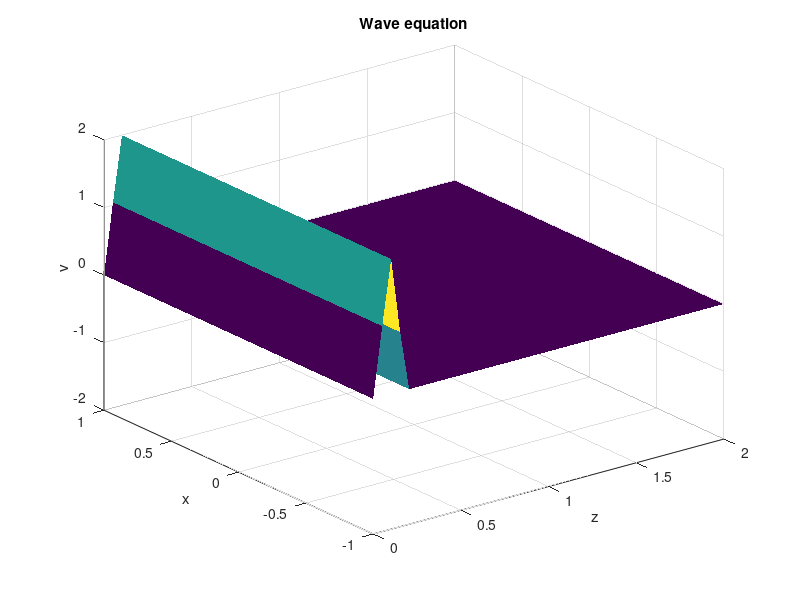

Write the MATLAB code that produced this figure. (Note: this script raises an error after producing the figure.)
clear all
close all force

%%
tic
xMin = -1;
xMax = 1;
zMin = 0;
zMax = 2;
tMin = 0;
tMax = 2;

Dx = 0.02;
Dz = 0.05;
Dt = 0.0004;


Nx = round((xMax-xMin)/Dx);
Nz = round((zMax-zMin)/Dz);
Nt = round((tMax-tMin)/Dt);
xs = (linspace(xMin, xMax, Nx));
zs = (linspace(zMin, zMax, Nz));
ts = (linspace(tMin, tMax, Nt));
    
%V = @(x) 1/2.*(cos(pi.*x)) + 1;
V = @(x) 1/2 + exp(-x.^2);
eta = 5.*10.^(-4);
etaC = 1/1000;
nuV = 3/1000;
N = 10;

vNow = zeros(Nx, Nz);
vNext = zeros(Nx, Nz);
UNow = zeros(Nx, Nz);
UNext = zeros(Nx, Nz);

%%

%v_x_z_t0 = @(x,z) exp(-(z-(zMax-zMin)/2).^2 - (x-(xMax-xMin)/2).^2); % v(x, z, t=0)
%v_x_z_t0 = @(x,z) (1+cos(10.*pi.*(z-1/10))).*(z < 2/10) + (1+cos(10*pi.*(z-3/10))).*((2/10 < z) & (z < 4/10)) + 0.*x; % v(x, z, t=0)
v_x_z_t0 = @(x,z) (1+cos(N.*pi.*(z-1/N))).*(z < 2/N) + 0.*x; % v(x, z, t=0)
U_x_z_t0 = @(x,z) (N.*pi.*V(x).*sin(N.*pi.*(z-1/N))) .*(z < 2/N); % v_t(x, z, t=0)
%U_x_z_t0 = @(x,z)  V(x) .* v_x_z_t0(x, z);

v_x0_z_t = @(z, t) 0; % v(x=xMin, z, t)
v_x1_z_t = @(z, t) 0; % v(x=xMax, z, t)
U_x0_z_t = @(z, t) 0; % v_t(x=xMin, z, t)
U_x1_z_t = @(z, t) 0; % v_t(x=xMax, z, t)

v_x_z0_t = @(x, t) 0; % v(x, z=zMin, t)
v_x_z1_t = @(x, t) 0; % v(x, z=zMax, t)
U_x_z0_t = @(x, t) 0; % v_t(x, z=zMin, t)
U_x_z1_t = @(x, t) 0; % v_t(x, z=zMax, t)

%%
vNow(:, :) = v_x_z_t0(xs', zs);
UNow(:,:) = U_x_z_t0(xs', zs);

r1 = max(Dt.*(V(xs')./Dz).^2)
r2 = (eta + nuV) .* Dt./(Dx.^2)
r3 = (etaC) .* Dt./(Dz.^2)
r4 =  (-nuV.*eta).*Dt./(Dx.^4)
r5 = (-nuV.*etaC).*Dt./(Dz.^4)
r6 = (-nuV.*eta - nuV.*etaC) .*Dt.*4./(Dx.^2 .* Dz.^2)


%%
% 
% variable = {'x'; 'z'; 't'; 'extra info'};
% Number = [Nx;Nz;Nt; 0];
% StepSize = [Dx;Dz;Dt; 0];
% Range = [xMin xMax;zMin zMax;tMin tMax; [0 0]];
% V_at_Min = {v_x0_z_t; v_x_z0_t; v_x_z_t0; 'na'};
% V_at_Max = {v_x1_z_t; v_x_z1_t; 'na'; 'na'};
% Derivative_at_Min = {U_x0_z_t; U_x_z0_t; U_x_z_t0; 'na'};
% Derivative_at_Max = {U_x1_z_t; U_x_z1_t; 'na'; 'na'};
% AlfvenSpeed = {'na'; 'na'; 'na'; V};
% eta_etaC_nuV = {'na'; 'na'; 'na'; [eta etaC nuV]};
% Constants = {'na'; 'na'; N; 'na'};
% 
% T = table(variable, Number, StepSize, Range, V_at_Min, V_at_Max, Derivative_at_Min, Derivative_at_Max, AlfvenSpeed, eta_etaC_nuV, Constants);

%%

%F = uifigure("Position",[200 200 1200 200]);
%uitable(F, "Data",T, "Position",[1 1 1200 200])

%%
w = waitbar(0,'1','Name','Simulating',...
    'CreateCancelBtn','setappdata(gcbf,''canceling'',1)');

handle_line = surf(zs, xs,vNow(:,:),'LineWidth',1, 'LineStyle','none');
axis([0,min(4, zMax),xMin,xMax,-2,2]);
xlabel('z'); ylabel('x'); zlabel('v');
%handle_line = plot(zs, vNow(1,:), 'LineWidth',1);
title('Wave equation');

%%

%M(Nt) = struct('cdata',[],'colormap',[]);
%v = VideoWriter("./Movies/alfvenHarm4", "MPEG-4");
%open(v);

for it=2:Nt

    if getappdata(w, 'canceling')
        break;
    end

    vNext(:, 3:Nz-2) = vNow(:, 3:Nz-2) + Dt .* UNow(:, 3:Nz-2);

    for ix=1:Nx
        
        UNext(ix, 3:Nz-2) = UNow(pos(ix, Nx), 3:Nz-2) + ...
        Dt.*(V(xs(pos(ix, Nx))')./Dz).^2 .* (vNow(pos(ix, Nx), 4:Nz-1) - 2.*vNow(pos(ix, Nx), 3:Nz-2) + vNow(pos(ix, Nx), 2:Nz-3) ) + ...
        (eta + nuV) .* Dt./(Dx.^2) .* (UNow(pos(ix+1, Nx), 3:Nz-2) - 2.*UNow(pos(ix, Nx), 3:Nz-2) + UNow(pos(ix-1, Nx), 3:Nz-2)) + ...
        (etaC) .* Dt./(Dz.^2) .* (UNow(pos(ix, Nx), 4:Nz-1) - 2.*UNow(pos(ix, Nx), 3:Nz-2) + UNow(pos(ix, Nx), 2:Nz-3)) + ...
        (-nuV.*eta).*Dt./(Dx.^4) .* ( vNow(pos(ix+2, Nx),  3:Nz-2) - 4.*vNow(pos(ix+1, Nx),  3:Nz-2) + 6.*vNow(pos(ix, Nx),  3:Nz-2) - 4.*vNow(pos(ix-1, Nx),  3:Nz-2) + vNow(pos(ix-2, Nx),  3:Nz-2)) + ...
        (-nuV.*etaC).*Dt./(Dz.^4) .* (vNow(pos(ix, Nx), 5:Nz) - 4.*vNow(pos(ix, Nx), 4:Nz-1) + 6.*vNow(pos(ix, Nx), 3:Nz-2) - 4.*vNow(pos(ix, Nx), 2:Nz-3) + vNow(pos(ix, Nx), 1:Nz-4)) + ...
        (-nuV.*eta - nuV.*etaC) .*Dt.*4./(Dx.^2 .* Dz.^2) .* ( ...
            vNow(pos(ix+1, Nx),4:Nz-1) - 2.*vNow(pos(ix, Nx), 4:Nz-1) + vNow(pos(ix-1, Nx), 4:Nz-1) + ...
            vNow(pos(ix+1, Nx), 2:Nz-3) -2.*vNow(pos(ix, Nx), 2:Nz-3) + vNow(pos(ix-1, Nx), 2:Nz-3) + ...
            (-2).*(vNow(pos(ix+1, Nx), 3:Nz-2) - 2.*vNow(pos(ix, Nx),3:Nz-2) + vNow(pos(ix-1, Nx), 3:Nz-2)  ));
    end

    vNow = vNext;
    UNow = UNext;

    % BC
    %vNow(1, :) = v_x0_z_t(zs, ts(it)); % v(x=xMin, z, t)
    %vNow(Nx, :) = v_x1_z_t(zs, ts(it)); % v(x=xMax, z, t)
    %UNow(1, :) = U_x0_z_t(zs, ts(it)); % v_t(x=xMin, z, t)
    %UNow(Nx, :) = U_x1_z_t(zs, ts(it)); % v_t(x=xMax, z, t)

    
    %vNow(:, 1) = v_x_z0_t(xs, ts(it)); % v(x, z=zMin, t)
    %vNow(:, Nz) = v_x_z1_t(xs, ts(it)); % v(x, z=zMax, t)
    %UNow(:, 1) = U_x_z0_t(xs, ts(it)); % v_t(x, z=zMin, t)
    %UNow(:, Nz) = U_x_z1_t(xs, ts(it)); % v_t(x, z=zMax, t)
    %m(it) = max(vNow(round(Nx/2), :));

    if mod(it, 50) == 0
        waitbar(it/Nt,w);
        handle_line.ZData = vNow(:,:);
        %handle_line.YData = vNow(2,:);
    
        %drawnow limitrate;
        %M(it) = getframe(gcf);
        %writeVideo(v, M(it));
    end
    if mod(it, 200) == 0
        drawnow
    end
end
delete(w)
%close(v)

%%
toc








